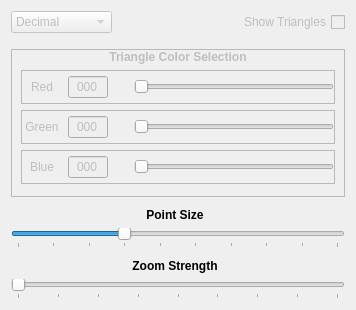
            <widget class="QWidget" name="tab_6">
             <attribute name="title">
              <string>Display Settings</string>
             </attribute>
             <layout class="QGridLayout" name="gridLayout_4">
              <item row="5" column="1">
               <widget class="QLabel" name="pointSliderLabel">
                <property name="toolTip">
                 <string>&lt;html&gt;&lt;head/&gt;&lt;body&gt;&lt;p&gt;&lt;span style=&quot; font-style:italic;&quot;&gt;Adjusts visual resolution of points displayed on both images&lt;/span&gt;&lt;/p&gt;&lt;p&gt;&lt;span style=&quot; font-style:italic;&quot;&gt;Does not impact output or morphing performance&lt;/span&gt;&lt;/p&gt;&lt;p&gt;&lt;span style=&quot; font-style:italic;&quot;&gt;[&lt;/span&gt;&lt;span style=&quot; font-weight:600; font-style:italic;&quot;&gt;Default&lt;/span&gt;&lt;span style=&quot; font-style:italic;&quot;&gt;: 4]&lt;/span&gt;&lt;/p&gt;&lt;p&gt;&lt;span style=&quot; font-style:italic;&quot;&gt;[&lt;/span&gt;&lt;span style=&quot; font-weight:600; font-style:italic;&quot;&gt;Hotkey&lt;/span&gt;&lt;span style=&quot; font-style:italic;&quot;&gt;: Shift + Scroll Wheel]&lt;/span&gt;&lt;/p&gt;&lt;/body&gt;&lt;/html&gt;</string>
                </property>
                <property name="text">
                 <string>&lt;html&gt;&lt;head/&gt;&lt;body&gt;&lt;p&gt;&lt;span style=&quot; font-weight:600;&quot;&gt;Point Size&lt;/span&gt;&lt;/p&gt;&lt;/body&gt;&lt;/html&gt;</string>
                </property>
                <property name="alignment">
                 <set>Qt::AlignCenter</set>
                </property>
               </widget>
              </item>
              <item row="1" column="2">
               <widget class="QCheckBox" name="triangleBox">
                <property name="enabled">
                 <bool>false</bool>
                </property>
                <property name="sizePolicy">
                 <sizepolicy hsizetype="Fixed" vsizetype="Fixed">
                  <horstretch>0</horstretch>
                  <verstretch>0</verstretch>
                 </sizepolicy>
                </property>
                <property name="toolTip">
                 <string>&lt;html&gt;&lt;head/&gt;&lt;body&gt;&lt;p&gt;&lt;span style=&quot; font-style:italic;&quot;&gt;Toggles display of the delaunay triangles that the algorithm is currently utilizing&lt;/span&gt;&lt;/p&gt;&lt;p&gt;&lt;span style=&quot; font-style:italic;&quot;&gt;Additionally toggles the triangle widget (below) and the value type selector (left)&lt;/span&gt;&lt;/p&gt;&lt;p&gt;&lt;span style=&quot; font-style:italic;&quot;&gt;[&lt;/span&gt;&lt;span style=&quot; font-weight:600; font-style:italic;&quot;&gt;Default&lt;/span&gt;&lt;span style=&quot; font-style:italic;&quot;&gt;: Off]&lt;/span&gt;&lt;/p&gt;&lt;/body&gt;&lt;/html&gt;</string>
                </property>
                <property name="layoutDirection">
                 <enum>Qt::RightToLeft</enum>
                </property>
                <property name="text">
                 <string>Show Triangles</string>
                </property>
               </widget>
              </item>
              <item row="1" column="0">
               <widget class="QComboBox" name="comboBox">
                <property name="enabled">
                 <bool>false</bool>
                </property>
                <property name="sizePolicy">
                 <sizepolicy hsizetype="Preferred" vsizetype="Fixed">
                  <horstretch>0</horstretch>
                  <verstretch>0</verstretch>
                 </sizepolicy>
                </property>
                <property name="minimumSize">
                 <size>
                  <width>90</width>
                  <height>0</height>
                 </size>
                </property>
                <property name="toolTip">
                 <string>&lt;html&gt;&lt;head/&gt;&lt;body&gt;&lt;p&gt;&lt;span style=&quot; font-style:italic;&quot;&gt;Changes the data type used when setting triangle RGB values&lt;/span&gt;&lt;/p&gt;&lt;p&gt;&lt;span style=&quot; font-style:italic;&quot;&gt;[&lt;/span&gt;&lt;span style=&quot; font-weight:600; font-style:italic;&quot;&gt;Default&lt;/span&gt;&lt;span style=&quot; font-style:italic;&quot;&gt;: Decimal]&lt;/span&gt;&lt;/p&gt;&lt;/body&gt;&lt;/html&gt;</string>
                </property>
                <property name="currentIndex">
                 <number>1</number>
                </property>
                <item>
                 <property name="text">
                  <string>Binary</string>
                 </property>
                </item>
                <item>
                 <property name="text">
                  <string>Decimal</string>
                 </property>
                </item>
                <item>
                 <property name="text">
                  <string>Hexadecimal</string>
                 </property>
                </item>
               </widget>
              </item>
              <item row="1" column="1">
               <spacer name="horizontalSpacer_4">
                <property name="orientation">
                 <enum>Qt::Horizontal</enum>
                </property>
                <property name="sizeHint" stdset="0">
                 <size>
                  <width>40</width>
                  <height>20</height>
                 </size>
                </property>
               </spacer>
              </item>
              <item row="8" column="1">
               <widget class="QLabel" name="zoomSliderLabel">
                <property name="toolTip">
                 <string>&lt;html&gt;&lt;head/&gt;&lt;body&gt;&lt;p&gt;&lt;span style=&quot; font-style:italic;&quot;&gt;Adjusts degree of toggle zoom applied when right clicking either image&lt;/span&gt;&lt;/p&gt;&lt;p&gt;&lt;span style=&quot; font-style:italic;&quot;&gt;[&lt;/span&gt;&lt;span style=&quot; font-weight:600; font-style:italic;&quot;&gt;Default&lt;/span&gt;&lt;span style=&quot; font-style:italic;&quot;&gt;: 1]&lt;/span&gt;&lt;/p&gt;&lt;p&gt;&lt;span style=&quot; font-style:italic;&quot;&gt;[&lt;/span&gt;&lt;span style=&quot; font-weight:600; font-style:italic;&quot;&gt;Hotkey&lt;/span&gt;&lt;span style=&quot; font-style:italic;&quot;&gt;: CTRL+ Scroll Wheel]&lt;/span&gt;&lt;/p&gt;&lt;/body&gt;&lt;/html&gt;</string>
                </property>
                <property name="text">
                 <string>&lt;html&gt;&lt;head/&gt;&lt;body&gt;&lt;p&gt;&lt;span style=&quot; font-weight:600;&quot;&gt;Zoom Strength&lt;/span&gt;&lt;/p&gt;&lt;/body&gt;&lt;/html&gt;</string>
                </property>
                <property name="alignment">
                 <set>Qt::AlignCenter</set>
                </property>
               </widget>
              </item>
              <item row="7" column="0" colspan="3">
               <spacer name="verticalSpacer">
                <property name="orientation">
                 <enum>Qt::Vertical</enum>
                </property>
                <property name="sizeHint" stdset="0">
                 <size>
                  <width>20</width>
                  <height>5</height>
                 </size>
                </property>
               </spacer>
              </item>
              <item row="6" column="0" colspan="3">
               <widget class="QSlider" name="pointSlider">
                <property name="toolTip">
                 <string>&lt;html&gt;&lt;head/&gt;&lt;body&gt;&lt;p&gt;&lt;span style=&quot; font-style:italic;&quot;&gt;Changes the size of the rendered points and their connections on the GUI&lt;/span&gt;&lt;/p&gt;&lt;p&gt;&lt;span style=&quot; font-style:italic;&quot;&gt;(Default: 4, Minimum: 1, Maximum: 10)&lt;/span&gt;&lt;/p&gt;&lt;/body&gt;&lt;/html&gt;</string>
                </property>
                <property name="minimum">
                 <number>1</number>
                </property>
                <property name="maximum">
                 <number>10</number>
                </property>
                <property name="pageStep">
                 <number>1</number>
                </property>
                <property name="value">
                 <number>4</number>
                </property>
                <property name="orientation">
                 <enum>Qt::Horizontal</enum>
                </property>
                <property name="tickPosition">
                 <enum>QSlider::TicksBelow</enum>
                </property>
                <property name="tickInterval">
                 <number>1</number>
                </property>
               </widget>
              </item>
              <item row="4" column="0" colspan="3">
               <spacer name="verticalSpacer_2">
                <property name="orientation">
                 <enum>Qt::Vertical</enum>
                </property>
                <property name="sizeHint" stdset="0">
                 <size>
                  <width>20</width>
                  <height>5</height>
                 </size>
                </property>
               </spacer>
              </item>
              <item row="9" column="0" colspan="3">
               <widget class="QSlider" name="zoomSlider">
                <property name="toolTip">
                 <string>&lt;html&gt;&lt;head/&gt;&lt;body&gt;&lt;p&gt;&lt;span style=&quot; font-style:italic;&quot;&gt;Modifies the zoom strength when the user right clicks an image&lt;/span&gt;&lt;/p&gt;&lt;p&gt;&lt;span style=&quot; font-style:italic;&quot;&gt;(Default: 2, Minimum: 2, Maximum: 10)&lt;/span&gt;&lt;/p&gt;&lt;/body&gt;&lt;/html&gt;</string>
                </property>
                <property name="minimum">
                 <number>2</number>
                </property>
                <property name="maximum">
                 <number>10</number>
                </property>
                <property name="singleStep">
                 <number>1</number>
                </property>
                <property name="pageStep">
                 <number>2</number>
                </property>
                <property name="value">
                 <number>2</number>
                </property>
                <property name="sliderPosition">
                 <number>2</number>
                </property>
                <property name="orientation">
                 <enum>Qt::Horizontal</enum>
                </property>
                <property name="tickPosition">
                 <enum>QSlider::TicksBelow</enum>
                </property>
                <property name="tickInterval">
                 <number>1</number>
                </property>
               </widget>
              </item>
              <item row="3" column="0" colspan="3">
               <widget class="QFrame" name="frame_3">
                <property name="sizePolicy">
                 <sizepolicy hsizetype="Preferred" vsizetype="Fixed">
                  <horstretch>0</horstretch>
                  <verstretch>0</verstretch>
                 </sizepolicy>
                </property>
                <property name="minimumSize">
                 <size>
                  <width>0</width>
                  <height>100</height>
                 </size>
                </property>
                <property name="frameShape">
                 <enum>QFrame::StyledPanel</enum>
                </property>
                <property name="frameShadow">
                 <enum>QFrame::Raised</enum>
                </property>
                <layout class="QGridLayout" name="gridLayout_3">
                 <property name="topMargin">
                  <number>0</number>
                 </property>
                 <property name="bottomMargin">
                  <number>12</number>
                 </property>
                 <item row="1" column="0" colspan="2">
                  <widget class="QLabel" name="triangleLabel">
                   <property name="enabled">
                    <bool>false</bool>
                   </property>
                   <property name="sizePolicy">
                    <sizepolicy hsizetype="Preferred" vsizetype="Fixed">
                     <horstretch>0</horstretch>
                     <verstretch>0</verstretch>
                    </sizepolicy>
                   </property>
                   <property name="text">
                    <string>&lt;html&gt;&lt;head/&gt;&lt;body&gt;&lt;p&gt;&lt;span style=&quot; font-weight:600;&quot;&gt;    Triangle Color Selection&lt;/span&gt;&lt;/p&gt;&lt;/body&gt;&lt;/html&gt;</string>
                   </property>
                   <property name="alignment">
                    <set>Qt::AlignCenter</set>
                   </property>
                  </widget>
                 </item>
                 <item row="4" column="0" colspan="2">
                  <widget class="QFrame" name="frame_6">
                   <property name="sizePolicy">
                    <sizepolicy hsizetype="Preferred" vsizetype="Fixed">
                     <horstretch>0</horstretch>
                     <verstretch>0</verstretch>
                    </sizepolicy>
                   </property>
                   <property name="minimumSize">
                    <size>
                     <width>0</width>
                     <height>34</height>
                    </size>
                   </property>
                   <property name="frameShape">
                    <enum>QFrame::StyledPanel</enum>
                   </property>
                   <property name="frameShadow">
                    <enum>QFrame::Raised</enum>
                   </property>
                   <layout class="QHBoxLayout" name="horizontalLayout_5">
                    <property name="leftMargin">
                     <number>0</number>
                    </property>
                    <property name="topMargin">
                     <number>0</number>
                    </property>
                    <property name="rightMargin">
                     <number>0</number>
                    </property>
                    <property name="bottomMargin">
                     <number>0</number>
                    </property>
                    <item>
                     <widget class="QLabel" name="triangleBlue">
                      <property name="enabled">
                       <bool>false</bool>
                      </property>
                      <property name="sizePolicy">
                       <sizepolicy hsizetype="Fixed" vsizetype="Fixed">
                        <horstretch>0</horstretch>
                        <verstretch>0</verstretch>
                       </sizepolicy>
                      </property>
                      <property name="minimumSize">
                       <size>
                        <width>40</width>
                        <height>0</height>
                       </size>
                      </property>
                      <property name="sizeIncrement">
                       <size>
                        <width>0</width>
                        <height>0</height>
                       </size>
                      </property>
                      <property name="baseSize">
                       <size>
                        <width>0</width>
                        <height>0</height>
                       </size>
                      </property>
                      <property name="layoutDirection">
                       <enum>Qt::RightToLeft</enum>
                      </property>
                      <property name="text">
                       <string>&lt;html&gt;&lt;head/&gt;&lt;body&gt;&lt;p&gt;&lt;span&gt;Blue&lt;/span&gt;&lt;/p&gt;&lt;/body&gt;&lt;/html&gt;</string>
                      </property>
                      <property name="alignment">
                       <set>Qt::AlignCenter</set>
                      </property>
                     </widget>
                    </item>
                    <item>
                     <widget class="QLineEdit" name="triangleBlueValue">
                      <property name="enabled">
                       <bool>false</bool>
                      </property>
                      <property name="sizePolicy">
                       <sizepolicy hsizetype="Fixed" vsizetype="Fixed">
                        <horstretch>0</horstretch>
                        <verstretch>0</verstretch>
                       </sizepolicy>
                      </property>
                      <property name="minimumSize">
                       <size>
                        <width>40</width>
                        <height>0</height>
                       </size>
                      </property>
                      <property name="maximumSize">
                       <size>
                        <width>40</width>
                        <height>16777215</height>
                       </size>
                      </property>
                      <property name="cursor">
                       <cursorShape>ArrowCursor</cursorShape>
                      </property>
                      <property name="inputMask">
                       <string>000</string>
                      </property>
                      <property name="text">
                       <string>000</string>
                      </property>
                      <property name="cursorPosition">
                       <number>3</number>
                      </property>
                      <property name="alignment">
                       <set>Qt::AlignCenter</set>
                      </property>
                      <property name="readOnly">
                       <bool>false</bool>
                      </property>
                      <property name="placeholderText">
                       <string>000</string>
                      </property>
                     </widget>
                    </item>
                    <item>
                     <spacer name="horizontalSpacer_3">
                      <property name="orientation">
                       <enum>Qt::Horizontal</enum>
                      </property>
                      <property name="sizeType">
                       <enum>QSizePolicy::Fixed</enum>
                      </property>
                      <property name="sizeHint" stdset="0">
                       <size>
                        <width>20</width>
                        <height>20</height>
                       </size>
                      </property>
                     </spacer>
                    </item>
                    <item>
                     <widget class="QSlider" name="triangleBlueSlider">
                      <property name="enabled">
                       <bool>false</bool>
                      </property>
                      <property name="minimumSize">
                       <size>
                        <width>200</width>
                        <height>0</height>
                       </size>
                      </property>
                      <property name="maximum">
                       <number>255</number>
                      </property>
                      <property name="orientation">
                       <enum>Qt::Horizontal</enum>
                      </property>
                     </widget>
                    </item>
                   </layout>
                  </widget>
                 </item>
                 <item row="3" column="0" colspan="2">
                  <widget class="QFrame" name="frame_5">
                   <property name="sizePolicy">
                    <sizepolicy hsizetype="Preferred" vsizetype="Fixed">
                     <horstretch>0</horstretch>
                     <verstretch>0</verstretch>
                    </sizepolicy>
                   </property>
                   <property name="minimumSize">
                    <size>
                     <width>0</width>
                     <height>34</height>
                    </size>
                   </property>
                   <property name="frameShape">
                    <enum>QFrame::StyledPanel</enum>
                   </property>
                   <property name="frameShadow">
                    <enum>QFrame::Raised</enum>
                   </property>
                   <layout class="QHBoxLayout" name="horizontalLayout_4">
                    <property name="leftMargin">
                     <number>0</number>
                    </property>
                    <property name="topMargin">
                     <number>0</number>
                    </property>
                    <property name="rightMargin">
                     <number>0</number>
                    </property>
                    <property name="bottomMargin">
                     <number>0</number>
                    </property>
                    <item>
                     <widget class="QLabel" name="triangleGreen">
                      <property name="enabled">
                       <bool>false</bool>
                      </property>
                      <property name="sizePolicy">
                       <sizepolicy hsizetype="Fixed" vsizetype="Fixed">
                        <horstretch>0</horstretch>
                        <verstretch>0</verstretch>
                       </sizepolicy>
                      </property>
                      <property name="minimumSize">
                       <size>
                        <width>40</width>
                        <height>0</height>
                       </size>
                      </property>
                      <property name="layoutDirection">
                       <enum>Qt::RightToLeft</enum>
                      </property>
                      <property name="text">
                       <string>&lt;html&gt;&lt;head/&gt;&lt;body&gt;&lt;p&gt;&lt;span&gt;Green&lt;/span&gt;&lt;/p&gt;&lt;/body&gt;&lt;/html&gt;</string>
                      </property>
                      <property name="alignment">
                       <set>Qt::AlignCenter</set>
                      </property>
                     </widget>
                    </item>
                    <item>
                     <widget class="QLineEdit" name="triangleGreenValue">
                      <property name="enabled">
                       <bool>false</bool>
                      </property>
                      <property name="sizePolicy">
                       <sizepolicy hsizetype="Fixed" vsizetype="Fixed">
                        <horstretch>0</horstretch>
                        <verstretch>0</verstretch>
                       </sizepolicy>
                      </property>
                      <property name="minimumSize">
                       <size>
                        <width>40</width>
                        <height>0</height>
                       </size>
                      </property>
                      <property name="maximumSize">
                       <size>
                        <width>40</width>
                        <height>16777215</height>
                       </size>
                      </property>
                      <property name="cursor">
                       <cursorShape>ArrowCursor</cursorShape>
                      </property>
                      <property name="inputMask">
                       <string>000</string>
                      </property>
                      <property name="text">
                       <string>000</string>
                      </property>
                      <property name="maxLength">
                       <number>3</number>
                      </property>
                      <property name="cursorPosition">
                       <number>3</number>
                      </property>
                      <property name="alignment">
                       <set>Qt::AlignCenter</set>
                      </property>
                      <property name="readOnly">
                       <bool>false</bool>
                      </property>
                      <property name="placeholderText">
                       <string>000</string>
                      </property>
                     </widget>
                    </item>
                    <item>
                     <spacer name="horizontalSpacer">
                      <property name="orientation">
                       <enum>Qt::Horizontal</enum>
                      </property>
                      <property name="sizeType">
                       <enum>QSizePolicy::Fixed</enum>
                      </property>
                      <property name="sizeHint" stdset="0">
                       <size>
                        <width>20</width>
                        <height>20</height>
                       </size>
                      </property>
                     </spacer>
                    </item>
                    <item>
                     <widget class="QSlider" name="triangleGreenSlider">
                      <property name="enabled">
                       <bool>false</bool>
                      </property>
                      <property name="minimumSize">
                       <size>
                        <width>200</width>
                        <height>0</height>
                       </size>
                      </property>
                      <property name="maximum">
                       <number>255</number>
                      </property>
                      <property name="orientation">
                       <enum>Qt::Horizontal</enum>
                      </property>
                     </widget>
                    </item>
                   </layout>
                  </widget>
                 </item>
                 <item row="2" column="0" colspan="2">
                  <widget class="QFrame" name="frame_4">
                   <property name="sizePolicy">
                    <sizepolicy hsizetype="Preferred" vsizetype="Fixed">
                     <horstretch>0</horstretch>
                     <verstretch>0</verstretch>
                    </sizepolicy>
                   </property>
                   <property name="minimumSize">
                    <size>
                     <width>0</width>
                     <height>34</height>
                    </size>
                   </property>
                   <property name="frameShape">
                    <enum>QFrame::StyledPanel</enum>
                   </property>
                   <property name="frameShadow">
                    <enum>QFrame::Raised</enum>
                   </property>
                   <layout class="QHBoxLayout" name="horizontalLayout_3">
                    <property name="sizeConstraint">
                     <enum>QLayout::SetDefaultConstraint</enum>
                    </property>
                    <property name="leftMargin">
                     <number>0</number>
                    </property>
                    <property name="topMargin">
                     <number>0</number>
                    </property>
                    <property name="rightMargin">
                     <number>0</number>
                    </property>
                    <property name="bottomMargin">
                     <number>0</number>
                    </property>
                    <item>
                     <widget class="QLabel" name="triangleRed">
                      <property name="enabled">
                       <bool>false</bool>
                      </property>
                      <property name="sizePolicy">
                       <sizepolicy hsizetype="Fixed" vsizetype="Fixed">
                        <horstretch>0</horstretch>
                        <verstretch>0</verstretch>
                       </sizepolicy>
                      </property>
                      <property name="minimumSize">
                       <size>
                        <width>40</width>
                        <height>0</height>
                       </size>
                      </property>
                      <property name="layoutDirection">
                       <enum>Qt::RightToLeft</enum>
                      </property>
                      <property name="text">
                       <string>&lt;html&gt;&lt;head/&gt;&lt;body&gt;&lt;p&gt;&lt;span&gt;Red&lt;/span&gt;&lt;/p&gt;&lt;/body&gt;&lt;/html&gt;</string>
                      </property>
                      <property name="alignment">
                       <set>Qt::AlignCenter</set>
                      </property>
                     </widget>
                    </item>
                    <item>
                     <widget class="QLineEdit" name="triangleRedValue">
                      <property name="enabled">
                       <bool>false</bool>
                      </property>
                      <property name="sizePolicy">
                       <sizepolicy hsizetype="Fixed" vsizetype="Fixed">
                        <horstretch>0</horstretch>
                        <verstretch>0</verstretch>
                       </sizepolicy>
                      </property>
                      <property name="minimumSize">
                       <size>
                        <width>40</width>
                        <height>0</height>
                       </size>
                      </property>
                      <property name="maximumSize">
                       <size>
                        <width>40</width>
                        <height>16777215</height>
                       </size>
                      </property>
                      <property name="cursor">
                       <cursorShape>ArrowCursor</cursorShape>
                      </property>
                      <property name="inputMask">
                       <string>000</string>
                      </property>
                      <property name="text">
                       <string>000</string>
                      </property>
                      <property name="frame">
                       <bool>true</bool>
                      </property>
                      <property name="cursorPosition">
                       <number>3</number>
                      </property>
                      <property name="alignment">
                       <set>Qt::AlignCenter</set>
                      </property>
                      <property name="readOnly">
                       <bool>false</bool>
                      </property>
                      <property name="placeholderText">
                       <string>000</string>
                      </property>
                     </widget>
                    </item>
                    <item>
                     <spacer name="horizontalSpacer_2">
                      <property name="orientation">
                       <enum>Qt::Horizontal</enum>
                      </property>
                      <property name="sizeType">
                       <enum>QSizePolicy::Fixed</enum>
                      </property>
                      <property name="sizeHint" stdset="0">
                       <size>
                        <width>20</width>
                        <height>20</height>
                       </size>
                      </property>
                     </spacer>
                    </item>
                    <item>
                     <widget class="QSlider" name="triangleRedSlider">
                      <property name="enabled">
                       <bool>false</bool>
                      </property>
                      <property name="sizePolicy">
                       <sizepolicy hsizetype="MinimumExpanding" vsizetype="Fixed">
                        <horstretch>0</horstretch>
                        <verstretch>0</verstretch>
                       </sizepolicy>
                      </property>
                      <property name="minimumSize">
                       <size>
                        <width>200</width>
                        <height>0</height>
                       </size>
                      </property>
                      <property name="maximum">
                       <number>255</number>
                      </property>
                      <property name="orientation">
                       <enum>Qt::Horizontal</enum>
                      </property>
                     </widget>
                    </item>
                   </layout>
                  </widget>
                 </item>
                </layout>
               </widget>
              </item>
              <item row="2" column="1">
               <spacer name="verticalSpacer_7">
                <property name="orientation">
                 <enum>Qt::Vertical</enum>
                </property>
                <property name="sizeHint" stdset="0">
                 <size>
                  <width>20</width>
                  <height>10</height>
                 </size>
                </property>
               </spacer>
              </item>
             </layout>
            </widget>
